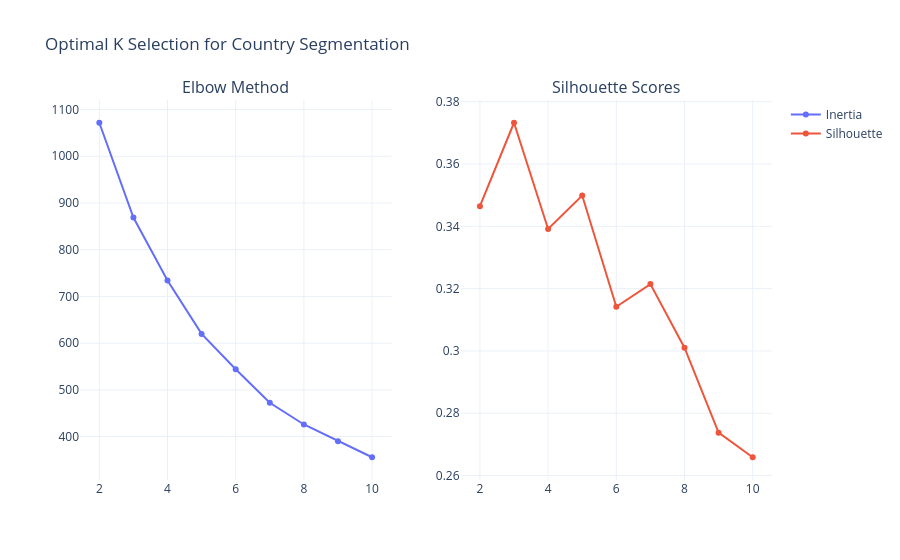

Notebook source saved alongside this figure:
### Code cell
inertia = []
silhouette_scores = []
k_values = range(2, 11)

for k in k_values:
    km = KMeans(n_clusters=k, random_state=42, n_init=20)
    labels = km.fit_predict(scaled_df)
    inertia.append(km.inertia_)
    if len(np.unique(labels)) > 1:
        silhouette_scores.append(silhouette_score(scaled_df, labels))
    else:
        silhouette_scores.append(np.nan)

elbow_df = pd.DataFrame({'k': list(k_values), 'inertia': inertia})
sil_df = pd.DataFrame({'k': list(k_values), 'silhouette': silhouette_scores})

fig = make_subplots(rows=1, cols=2, subplot_titles=('Elbow Method', 'Silhouette Scores'))
fig.add_trace(go.Scatter(x=elbow_df['k'], y=elbow_df['inertia'], mode='lines+markers', name='Inertia'), row=1, col=1)
fig.add_trace(go.Scatter(x=sil_df['k'], y=sil_df['silhouette'], mode='lines+markers', name='Silhouette'), row=1, col=2)
fig.update_layout(title='Optimal K Selection for Country Segmentation', template='plotly_white')
fig.write_image(FIGURES_DIR / 'elbow_silhouette.png', width=1400, height=500)
fig.show()
print(elbow_df.to_string(index=False))
print(sil_df.to_string(index=False))

### Figure 1 — Plotly figure (JSON) as saved in the notebook; plotly's stock layout.template omitted (floating-point values rounded to 4 significant figures)
{"data": [{"mode": "lines+markers", "name": "Inertia", "type": "scatter", "x": [2, 3, 4, 5, 6, 7, 8, 9, 10], "xaxis": "x", "y": [1072.0, 868.9, 734.1, 619.9, 544.0, 472.3, 426.0, 390.1, 355.8], "yaxis": "y"}, {"mode": "lines+markers", "name": "Silhouette", "type": "scatter", "x": [2, 3, 4, 5, 6, 7, 8, 9, 10], "xaxis": "x2", "y": [0.3465, 0.3732, 0.3391, 0.3499, 0.3142, 0.3215, 0.301, 0.2738, 0.2659], "yaxis": "y2"}], "layout": {"annotations": [{"font": {"size": 16}, "showarrow": false, "text": "Elbow Method", "x": 0.225, "xanchor": "center", "xref": "paper", "y": 1.0, "yanchor": "bottom", "yref": "paper"}, {"font": {"size": 16}, "showarrow": false, "text": "Silhouette Scores", "x": 0.775, "xanchor": "center", "xref": "paper", "y": 1.0, "yanchor": "bottom", "yref": "paper"}], "title": {"text": "Optimal K Selection for Country Segmentation"}, "xaxis": {"anchor": "y", "domain": [0.0, 0.45]}, "xaxis2": {"anchor": "y2", "domain": [0.55, 1.0]}, "yaxis": {"anchor": "x", "domain": [0.0, 1.0]}, "yaxis2": {"anchor": "x2", "domain": [0.0, 1.0]}}}
